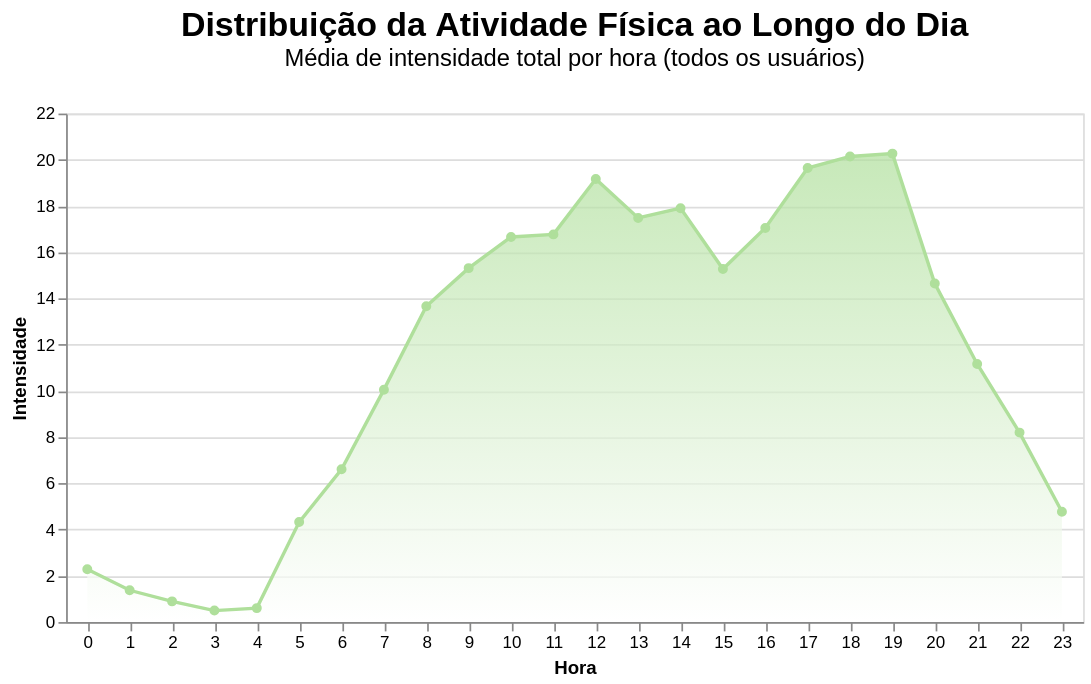

Write notebook code for a chart like this one.
### Code cell
# 1. Preparar os dados (Direto e ordenado)
usage_by_hour = (
    df_hourly_clean
    .group_by("hour")
    .agg(pl.col("TotalIntensity").mean())
    .sort("hour")
    .to_pandas()
)

# 2. Definição da Cor
main_color = '#AFDF9B'

# 3. Gráfico de Área Estilizado
area_chart = alt.Chart(usage_by_hour).mark_area(
    line={'color': main_color},
    point={'fill': main_color, 'stroke': main_color, 'size': 15},
    color=alt.Gradient(
        gradient='linear',
        stops=[alt.GradientStop(color='white', offset=0),
               alt.GradientStop(color=main_color, offset=1)],
        x1=1, x2=1, y1=1, y2=0
    )
).encode(
    x=alt.X('hour:O', title='Hora', axis=alt.Axis(labelAngle=0)),
    y=alt.Y('TotalIntensity:Q', title='Intensidade'),
    tooltip=[
        alt.Tooltip('hour:O', title='Hora'),
        alt.Tooltip('TotalIntensity:Q', title='Intensidade', format='.1f')
    ]
).properties(
    title={
        "text": "Distribuição da Atividade Física ao Longo do Dia",
        "subtitle": "Média de intensidade total por hora (todos os usuários)",
    "fontSize": 20, "anchor": "middle", "subtitleFontSize": 14, "offset": 20
        },
    width=600, height=300
)

area_chart.display()

### Figure 1 — Vega-Lite specification as saved in the notebook (floating-point values rounded to 4 significant figures)
{"config": {"view": {"continuousWidth": 300, "continuousHeight": 300}}, "data": {"name": "data-39a4afad3b32af103af73644acadc99a"}, "mark": {"type": "area", "color": {"gradient": "linear", "stops": [{"color": "white", "offset": 0}, {"color": "#AFDF9B", "offset": 1}], "x1": 1, "x2": 1, "y1": 1, "y2": 0}, "line": {"color": "#AFDF9B"}, "point": {"fill": "#AFDF9B", "stroke": "#AFDF9B", "size": 15}}, "encoding": {"tooltip": [{"field": "hour", "title": "Hora", "type": "ordinal"}, {"field": "TotalIntensity", "format": ".1f", "title": "Intensidade", "type": "quantitative"}], "x": {"axis": {"labelAngle": 0}, "field": "hour", "title": "Hora", "type": "ordinal"}, "y": {"field": "TotalIntensity", "title": "Intensidade", "type": "quantitative"}}, "height": 300, "title": {"text": "Distribuição da Atividade Física ao Longo do Dia", "subtitle": "Média de intensidade total por hora (todos os usuários)", "fontSize": 20, "anchor": "middle", "subtitleFontSize": 14, "offset": 20}, "width": 600, "$schema": "https://vega.github.io/schema/vega-lite/v5.20.1.json", "datasets": {"data-39a4afad3b32af103af73644acadc99a": [{"hour": 0, "TotalIntensity": 2.284}, {"hour": 1, "TotalIntensity": 1.375}, {"hour": 2, "TotalIntensity": 0.8956}, {"hour": 3, "TotalIntensity": 0.4972}, {"hour": 4, "TotalIntensity": 0.6033}, {"hour": 5, "TotalIntensity": 4.326}, {"hour": 6, "TotalIntensity": 6.613}, {"hour": 7, "TotalIntensity": 10.05}, {"hour": 8, "TotalIntensity": 13.66}, {"hour": 9, "TotalIntensity": 15.31}, {"hour": 10, "TotalIntensity": 16.66}, {"hour": 11, "TotalIntensity": 16.77}, {"hour": 12, "TotalIntensity": 19.17}, {"hour": 13, "TotalIntensity": 17.48}, {"hour": 14, "TotalIntensity": 17.91}, {"hour": 15, "TotalIntensity": 15.27}, {"hour": 16, "TotalIntensity": 17.05}, {"hour": 17, "TotalIntensity": 19.64}, {"hour": 18, "TotalIntensity": 20.14}, {"hour": 19, "TotalIntensity": 20.27}, {"hour": 20, "TotalIntensity": 14.65}, {"hour": 21, "TotalIntensity": 11.17}, {"hour": 22, "TotalIntensity": 8.197}, {"hour": 23, "TotalIntensity": 4.774}]}}
